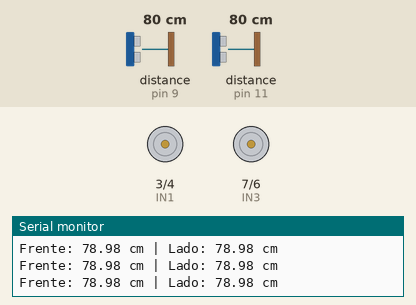
Recording of a sketch running on a simulated Arduino Uno, built with avr-gcc and run on an emulated ATmega328P. Parts: motor-driver pin pairs drawn as motors (green arrow = first pin HIGH = forward, orange = second pin HIGH = backward, longer = more drive, scaled by the enable pin), the last lines printed to the serial monitor. Wiring (inferred from the names in the program): 2 × ultrasonic range finder: trigger pin 8, echo pin 9 / trigger pin 12, echo pin 11. The test bench sets the inputs (shaded band); at power-on: distance to the obstacle (sensors on pin 9, pin 11) 80 cm. The echo pulse lasts 58.3 µs per cm.

Above: at 1.2 s.
1.3 s: distance to the obstacle (sensor on pin 9) set to 33 cm
4.3 s: distance to the obstacle (sensor on pin 9) set to 28 cm
At 5.2 s:
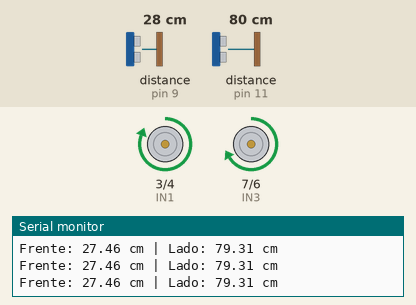
5.8 s: distance to the obstacle (sensor on pin 11) set to 23 cm
8.8 s: distance to the obstacle (sensor on pin 11) set to 17 cm
At 9.1 s:
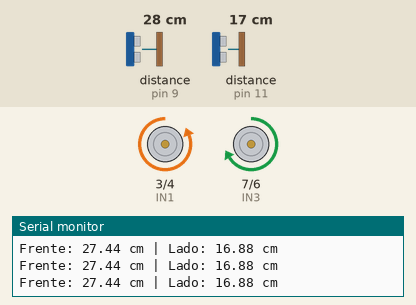
10.3 s: distance to the obstacle (sensor on pin 11) set to 35 cm
At 11.2 s:
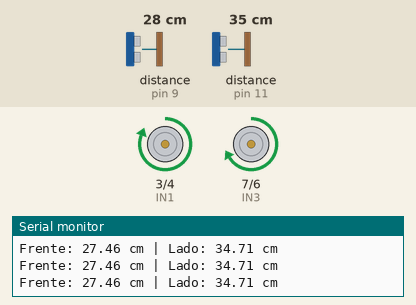
13.3 s: distance to the obstacle (sensor on pin 9) set to 120 cm
At 14.2 s:
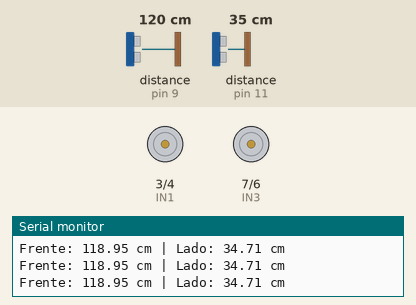
Timing chart, 0 to 15.8 s (numbered marks = the images above; inputs shaded):
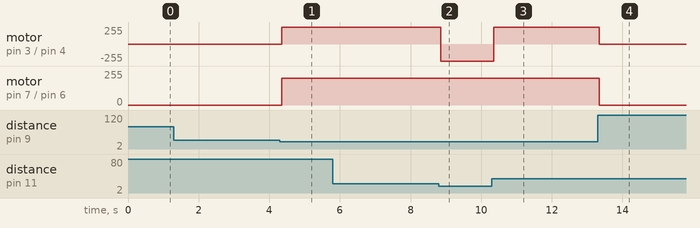

The sketch:

V1.ino
```cpp
const int IN1 = 3;
const int IN2 = 4;
const int ENA = 2;

const int IN3 = 7;
const int IN4 = 6;
const int ENB = 5;

const int trigFrontal = 8;
const int echoFrontal = 9;

const int trigLateral = 12;
const int echoLateral = 11;

void setup() {
  pinMode(IN1, OUTPUT);
  pinMode(IN2, OUTPUT);
  pinMode(ENA, OUTPUT);
  pinMode(IN3, OUTPUT);
  pinMode(IN4, OUTPUT);
  pinMode(ENB, OUTPUT);

  pinMode(trigFrontal, OUTPUT);
  pinMode(echoFrontal, INPUT);
  pinMode(trigLateral, OUTPUT);
  pinMode(echoLateral, INPUT);

  Serial.begin(9600);
}

float medirDistancia(int trigPin, int echoPin) {
  digitalWrite(trigPin, LOW);
  delayMicroseconds(1);
  digitalWrite(trigPin, HIGH);
  delayMicroseconds(5);
  digitalWrite(trigPin, LOW);
  long duracao = pulseIn(echoPin, HIGH, 30000);
  return duracao * 0.034 / 2;
}

void loop() {
  float distanciaFrontal = medirDistancia(trigFrontal, echoFrontal);
  float distanciaLateral = medirDistancia(trigLateral, echoLateral);

  Serial.print("Frente: ");
  Serial.print(distanciaFrontal);
  Serial.print(" cm | Lado: ");
  Serial.print(distanciaLateral);
  Serial.println(" cm");

  if (distanciaLateral < 20 && distanciaLateral > 0) {
    digitalWrite(IN1, LOW);
    digitalWrite(IN2, HIGH);
    digitalWrite(IN3, HIGH);
    digitalWrite(IN4, LOW);
    analogWrite(ENA, 200);
    analogWrite(ENB, 200);
  }
  else if (distanciaFrontal < 30 && distanciaFrontal > 0) {
    digitalWrite(IN1, HIGH);
    digitalWrite(IN2, LOW);
    digitalWrite(IN3, HIGH);
    digitalWrite(IN4, LOW);
    analogWrite(ENA, 200);
    analogWrite(ENB, 200);
  }
  else {
    analogWrite(ENA, 0);
    analogWrite(ENB, 0);
  }
}
```

Measured:
- the behaviour switches between 31 and 30 cm on distance to the obstacle (sensor on pin 9) (found by bisection; images 0 and 1)
- the behaviour switches between 21 and 20 cm on distance to the obstacle (sensor on pin 11) (found by bisection; images 1 and 2)
- after the input at 4.3 s, motor on pin 3 (IN1) / pin 4 (IN2): stopped → forward 255/255 after 0.05 s; motor on pin 7 (IN3) / pin 6 (IN4): stopped → forward 200/255 after 0.05 s
- after the input at 8.8 s, motor on pin 3 (IN1) / pin 4 (IN2): forward 255/255 → backward 255/255 after 0.06 s
- after the input at 10.3 s, motor on pin 3 (IN1) / pin 4 (IN2): backward 255/255 → forward 255/255 after 0.05 s
- after the input at 13.3 s, motor on pin 3 (IN1) / pin 4 (IN2): forward 255/255 → stopped at once; motor on pin 7 (IN3) / pin 6 (IN4): forward 200/255 → stopped at once
